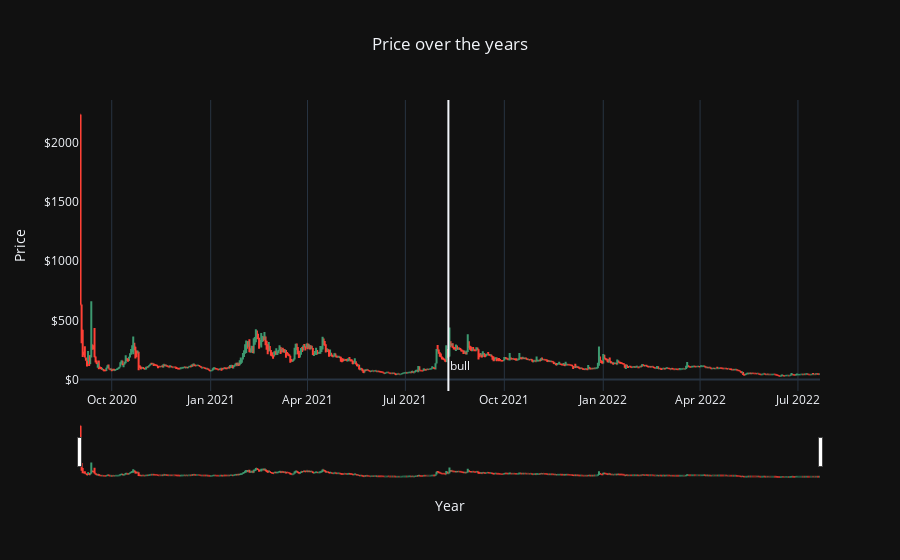

Write notebook code for a chart like this one.
### Markdown cell above
### Harvest

### Code cell
#Bull from 2021-08-10 (47.67%) to 2021-12-29 (-25.93%)

raw_data=pd.read_csv('Harvest.csv')
raw_data.Date = pd.to_datetime(raw_data.Date)
raw_data["prevClose"] = raw_data.Close.shift(1)
raw_data['change'] = raw_data[['Open','prevClose']].pct_change(axis=1)['prevClose']
result = raw_data.loc[abs(raw_data['change']) > 0.20]
result.loc[:,('change')] = result.loc[:,('change')].multiply(100).round(2).astype(str) + "%"

def date_format(df):
    if isinstance(df, pd.DataFrame):
        if 'Date' in df.columns:
            df.Date = pd.to_datetime(df.Date)
            df[['Year','Month','Day']] = df.Date.apply(lambda x: pd.Series(x.strftime("%Y-%m-%d").split("-")))
    else:
        print("Invalid entry")
    return df
data=date_format(raw_data)
data['Close']=data['Close'].astype(float)
data['Open']=data['Open'].astype(float)
data['High']=data['High'].astype(float)
data['Low']=data['Low'].astype(float)
data['Year']=data['Year'].astype(int)
data['Month']=data['Month'].astype(int)
data['Day']=data['Day'].astype(int)

fig = go.Figure(data=go.Ohlc(x=data['Date'],
                open=data['Open'],
                high=data['High'],
                low=data['Low'],
                close=data['Close']))

fig.update_layout(template='plotly_dark',
    title='Price over the years',
    xaxis_title="Year",
    yaxis_title='Price',title_x=0.5,
    shapes = [dict(x0='2021-08-10', x1='2021-08-10', y0=0, y1=1, xref='x', yref='paper',line_width=2)],
    annotations=[dict(x='2021-08-10', y=0.05, xref='x', yref='paper',showarrow=False, xanchor='left', text='bull')]
)

fig.update_yaxes( # the y-axis is in dollars
    tickprefix="$", showgrid=False
)

fig.update_xaxes(
     showgrid=True
)

fig.show()

### Figure 1 — Plotly figure (JSON) as saved in the notebook; plotly's stock layout.template omitted (floating-point values rounded to 4 significant figures; data arrays with more than 128 entries replaced by an {"elided": "..."} marker saying what was removed)
{"data": [{"close": {"elided": "688 float values"}, "high": {"elided": "688 float values"}, "low": {"elided": "688 float values"}, "open": {"elided": "688 float values"}, "type": "ohlc", "x": {"elided": "688 str values"}}], "layout": {"annotations": [{"showarrow": false, "text": "bull", "x": "2021-08-10", "xanchor": "left", "xref": "x", "y": 0.05, "yref": "paper"}], "shapes": [{"line": {"width": 2}, "x0": "2021-08-10", "x1": "2021-08-10", "xref": "x", "y0": 0, "y1": 1, "yref": "paper"}], "title": {"text": "Price over the years", "x": 0.5}, "xaxis": {"showgrid": true, "title": {"text": "Year"}}, "yaxis": {"showgrid": false, "tickprefix": "$", "title": {"text": "Price"}}}}
